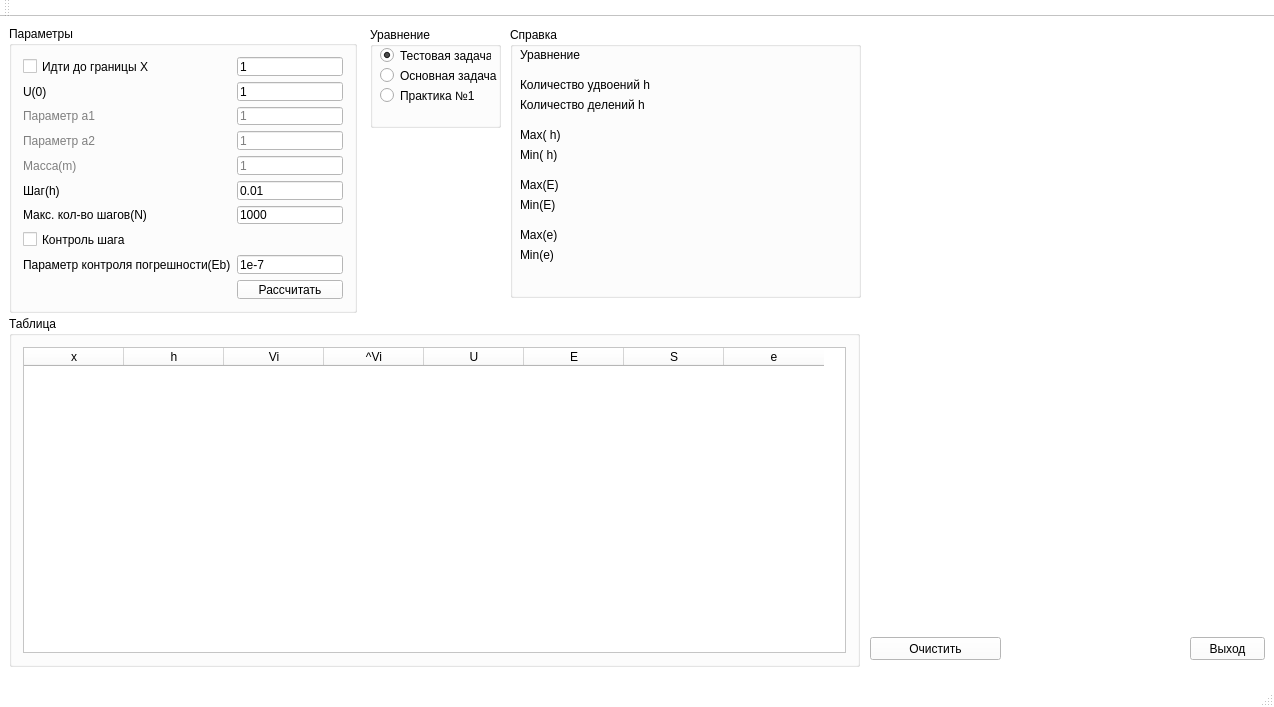
<?xml version="1.0" encoding="UTF-8"?>
<ui version="4.0">
 <class>MainWindow</class>
 <widget class="QMainWindow" name="MainWindow">
  <property name="geometry">
   <rect>
    <x>0</x>
    <y>0</y>
    <width>1274</width>
    <height>707</height>
   </rect>
  </property>
  <property name="palette">
   <palette>
    <active>
     <colorrole role="WindowText">
      <brush brushstyle="SolidPattern">
       <color alpha="255">
        <red>0</red>
        <green>0</green>
        <blue>0</blue>
       </color>
      </brush>
     </colorrole>
     <colorrole role="Button">
      <brush brushstyle="SolidPattern">
       <color alpha="255">
        <red>255</red>
        <green>255</green>
        <blue>255</blue>
       </color>
      </brush>
     </colorrole>
     <colorrole role="Light">
      <brush brushstyle="SolidPattern">
       <color alpha="255">
        <red>255</red>
        <green>255</green>
        <blue>255</blue>
       </color>
      </brush>
     </colorrole>
     <colorrole role="Midlight">
      <brush brushstyle="SolidPattern">
       <color alpha="255">
        <red>255</red>
        <green>255</green>
        <blue>255</blue>
       </color>
      </brush>
     </colorrole>
     <colorrole role="Dark">
      <brush brushstyle="SolidPattern">
       <color alpha="255">
        <red>127</red>
        <green>127</green>
        <blue>127</blue>
       </color>
      </brush>
     </colorrole>
     <colorrole role="Mid">
      <brush brushstyle="SolidPattern">
       <color alpha="255">
        <red>170</red>
        <green>170</green>
        <blue>170</blue>
       </color>
      </brush>
     </colorrole>
     <colorrole role="Text">
      <brush brushstyle="SolidPattern">
       <color alpha="255">
        <red>0</red>
        <green>0</green>
        <blue>0</blue>
       </color>
      </brush>
     </colorrole>
     <colorrole role="BrightText">
      <brush brushstyle="SolidPattern">
       <color alpha="255">
        <red>255</red>
        <green>255</green>
        <blue>255</blue>
       </color>
      </brush>
     </colorrole>
     <colorrole role="ButtonText">
      <brush brushstyle="SolidPattern">
       <color alpha="255">
        <red>0</red>
        <green>0</green>
        <blue>0</blue>
       </color>
      </brush>
     </colorrole>
     <colorrole role="Base">
      <brush brushstyle="SolidPattern">
       <color alpha="255">
        <red>255</red>
        <green>255</green>
        <blue>255</blue>
       </color>
      </brush>
     </colorrole>
     <colorrole role="Window">
      <brush brushstyle="SolidPattern">
       <color alpha="255">
        <red>255</red>
        <green>255</green>
        <blue>255</blue>
       </color>
      </brush>
     </colorrole>
     <colorrole role="Shadow">
      <brush brushstyle="SolidPattern">
       <color alpha="255">
        <red>0</red>
        <green>0</green>
        <blue>0</blue>
       </color>
      </brush>
     </colorrole>
     <colorrole role="AlternateBase">
      <brush brushstyle="SolidPattern">
       <color alpha="255">
        <red>255</red>
        <green>255</green>
        <blue>255</blue>
       </color>
      </brush>
     </colorrole>
     <colorrole role="ToolTipBase">
      <brush brushstyle="SolidPattern">
       <color alpha="255">
        <red>255</red>
        <green>255</green>
        <blue>220</blue>
       </color>
      </brush>
     </colorrole>
     <colorrole role="ToolTipText">
      <brush brushstyle="SolidPattern">
       <color alpha="255">
        <red>0</red>
        <green>0</green>
        <blue>0</blue>
       </color>
      </brush>
     </colorrole>
    </active>
    <inactive>
     <colorrole role="WindowText">
      <brush brushstyle="SolidPattern">
       <color alpha="255">
        <red>0</red>
        <green>0</green>
        <blue>0</blue>
       </color>
      </brush>
     </colorrole>
     <colorrole role="Button">
      <brush brushstyle="SolidPattern">
       <color alpha="255">
        <red>255</red>
        <green>255</green>
        <blue>255</blue>
       </color>
      </brush>
     </colorrole>
     <colorrole role="Light">
      <brush brushstyle="SolidPattern">
       <color alpha="255">
        <red>255</red>
        <green>255</green>
        <blue>255</blue>
       </color>
      </brush>
     </colorrole>
     <colorrole role="Midlight">
      <brush brushstyle="SolidPattern">
       <color alpha="255">
        <red>255</red>
        <green>255</green>
        <blue>255</blue>
       </color>
      </brush>
     </colorrole>
     <colorrole role="Dark">
      <brush brushstyle="SolidPattern">
       <color alpha="255">
        <red>127</red>
        <green>127</green>
        <blue>127</blue>
       </color>
      </brush>
     </colorrole>
     <colorrole role="Mid">
      <brush brushstyle="SolidPattern">
       <color alpha="255">
        <red>170</red>
        <green>170</green>
        <blue>170</blue>
       </color>
      </brush>
     </colorrole>
     <colorrole role="Text">
      <brush brushstyle="SolidPattern">
       <color alpha="255">
        <red>0</red>
        <green>0</green>
        <blue>0</blue>
       </color>
      </brush>
     </colorrole>
     <colorrole role="BrightText">
      <brush brushstyle="SolidPattern">
       <color alpha="255">
        <red>255</red>
        <green>255</green>
        <blue>255</blue>
       </color>
      </brush>
     </colorrole>
     <colorrole role="ButtonText">
      <brush brushstyle="SolidPattern">
       <color alpha="255">
        <red>0</red>
        <green>0</green>
        <blue>0</blue>
       </color>
      </brush>
     </colorrole>
     <colorrole role="Base">
      <brush brushstyle="SolidPattern">
       <color alpha="255">
        <red>255</red>
        <green>255</green>
        <blue>255</blue>
       </color>
      </brush>
     </colorrole>
     <colorrole role="Window">
      <brush brushstyle="SolidPattern">
       <color alpha="255">
        <red>255</red>
        <green>255</green>
        <blue>255</blue>
       </color>
      </brush>
     </colorrole>
     <colorrole role="Shadow">
      <brush brushstyle="SolidPattern">
       <color alpha="255">
        <red>0</red>
        <green>0</green>
        <blue>0</blue>
       </color>
      </brush>
     </colorrole>
     <colorrole role="AlternateBase">
      <brush brushstyle="SolidPattern">
       <color alpha="255">
        <red>255</red>
        <green>255</green>
        <blue>255</blue>
       </color>
      </brush>
     </colorrole>
     <colorrole role="ToolTipBase">
      <brush brushstyle="SolidPattern">
       <color alpha="255">
        <red>255</red>
        <green>255</green>
        <blue>220</blue>
       </color>
      </brush>
     </colorrole>
     <colorrole role="ToolTipText">
      <brush brushstyle="SolidPattern">
       <color alpha="255">
        <red>0</red>
        <green>0</green>
        <blue>0</blue>
       </color>
      </brush>
     </colorrole>
    </inactive>
    <disabled>
     <colorrole role="WindowText">
      <brush brushstyle="SolidPattern">
       <color alpha="255">
        <red>127</red>
        <green>127</green>
        <blue>127</blue>
       </color>
      </brush>
     </colorrole>
     <colorrole role="Button">
      <brush brushstyle="SolidPattern">
       <color alpha="255">
        <red>255</red>
        <green>255</green>
        <blue>255</blue>
       </color>
      </brush>
     </colorrole>
     <colorrole role="Light">
      <brush brushstyle="SolidPattern">
       <color alpha="255">
        <red>255</red>
        <green>255</green>
        <blue>255</blue>
       </color>
      </brush>
     </colorrole>
     <colorrole role="Midlight">
      <brush brushstyle="SolidPattern">
       <color alpha="255">
        <red>255</red>
        <green>255</green>
        <blue>255</blue>
       </color>
      </brush>
     </colorrole>
     <colorrole role="Dark">
      <brush brushstyle="SolidPattern">
       <color alpha="255">
        <red>127</red>
        <green>127</green>
        <blue>127</blue>
       </color>
      </brush>
     </colorrole>
     <colorrole role="Mid">
      <brush brushstyle="SolidPattern">
       <color alpha="255">
        <red>170</red>
        <green>170</green>
        <blue>170</blue>
       </color>
      </brush>
     </colorrole>
     <colorrole role="Text">
      <brush brushstyle="SolidPattern">
       <color alpha="255">
        <red>127</red>
        <green>127</green>
        <blue>127</blue>
       </color>
      </brush>
     </colorrole>
     <colorrole role="BrightText">
      <brush brushstyle="SolidPattern">
       <color alpha="255">
        <red>255</red>
        <green>255</green>
        <blue>255</blue>
       </color>
      </brush>
     </colorrole>
     <colorrole role="ButtonText">
      <brush brushstyle="SolidPattern">
       <color alpha="255">
        <red>127</red>
        <green>127</green>
        <blue>127</blue>
       </color>
      </brush>
     </colorrole>
     <colorrole role="Base">
      <brush brushstyle="SolidPattern">
       <color alpha="255">
        <red>255</red>
        <green>255</green>
        <blue>255</blue>
       </color>
      </brush>
     </colorrole>
     <colorrole role="Window">
      <brush brushstyle="SolidPattern">
       <color alpha="255">
        <red>255</red>
        <green>255</green>
        <blue>255</blue>
       </color>
      </brush>
     </colorrole>
     <colorrole role="Shadow">
      <brush brushstyle="SolidPattern">
       <color alpha="255">
        <red>0</red>
        <green>0</green>
        <blue>0</blue>
       </color>
      </brush>
     </colorrole>
     <colorrole role="AlternateBase">
      <brush brushstyle="SolidPattern">
       <color alpha="255">
        <red>255</red>
        <green>255</green>
        <blue>255</blue>
       </color>
      </brush>
     </colorrole>
     <colorrole role="ToolTipBase">
      <brush brushstyle="SolidPattern">
       <color alpha="255">
        <red>255</red>
        <green>255</green>
        <blue>220</blue>
       </color>
      </brush>
     </colorrole>
     <colorrole role="ToolTipText">
      <brush brushstyle="SolidPattern">
       <color alpha="255">
        <red>0</red>
        <green>0</green>
        <blue>0</blue>
       </color>
      </brush>
     </colorrole>
    </disabled>
   </palette>
  </property>
  <property name="windowTitle">
   <string>MainWindow</string>
  </property>
  <widget class="QWidget" name="centralWidget">
   <widget class="QGroupBox" name="groupBox">
    <property name="enabled">
     <bool>true</bool>
    </property>
    <property name="geometry">
     <rect>
      <x>9</x>
      <y>9</y>
      <width>348</width>
      <height>287</height>
     </rect>
    </property>
    <property name="title">
     <string>Параметры</string>
    </property>
    <layout class="QGridLayout" name="gridLayout">
     <item row="9" column="0">
      <widget class="QLabel" name="label_4">
       <property name="text">
        <string>Макс. кол-во шагов(N)</string>
       </property>
      </widget>
     </item>
     <item row="12" column="0">
      <widget class="QLabel" name="label_9">
       <property name="text">
        <string>Параметр контроля погрешности(Eb)</string>
       </property>
      </widget>
     </item>
     <item row="4" column="0">
      <widget class="QLabel" name="label_7">
       <property name="enabled">
        <bool>false</bool>
       </property>
       <property name="text">
        <string>Параметр a1</string>
       </property>
      </widget>
     </item>
     <item row="13" column="2">
      <widget class="QPushButton" name="pushButton_Enter">
       <property name="enabled">
        <bool>true</bool>
       </property>
       <property name="text">
        <string>Рассчитать</string>
       </property>
      </widget>
     </item>
     <item row="8" column="2">
      <widget class="QLineEdit" name="lineEdit_h">
       <property name="text">
        <string>0.01</string>
       </property>
      </widget>
     </item>
     <item row="7" column="2">
      <widget class="QLineEdit" name="lineEdit_m">
       <property name="enabled">
        <bool>false</bool>
       </property>
       <property name="autoFillBackground">
        <bool>false</bool>
       </property>
       <property name="text">
        <string>1</string>
       </property>
      </widget>
     </item>
     <item row="2" column="2">
      <widget class="QLineEdit" name="lineEdit_U">
       <property name="autoFillBackground">
        <bool>false</bool>
       </property>
       <property name="text">
        <string>1</string>
       </property>
      </widget>
     </item>
     <item row="12" column="2">
      <widget class="QLineEdit" name="lineEdit_Eb">
       <property name="text">
        <string>1e-7</string>
       </property>
      </widget>
     </item>
     <item row="1" column="2">
      <widget class="QLineEdit" name="lineEdit_X">
       <property name="text">
        <string>1</string>
       </property>
      </widget>
     </item>
     <item row="2" column="0">
      <widget class="QLabel" name="label_3">
       <property name="text">
        <string>U(0)</string>
       </property>
      </widget>
     </item>
     <item row="1" column="0">
      <widget class="QCheckBox" name="checkBox">
       <property name="text">
        <string>Идти до границы X</string>
       </property>
      </widget>
     </item>
     <item row="11" column="0">
      <widget class="QCheckBox" name="checkBox_ContolH">
       <property name="text">
        <string>Контроль шага</string>
       </property>
      </widget>
     </item>
     <item row="7" column="0">
      <widget class="QLabel" name="label_5">
       <property name="enabled">
        <bool>false</bool>
       </property>
       <property name="text">
        <string>Масса(m)</string>
       </property>
      </widget>
     </item>
     <item row="5" column="2">
      <widget class="QLineEdit" name="lineEdit_a2">
       <property name="enabled">
        <bool>false</bool>
       </property>
       <property name="text">
        <string>1</string>
       </property>
      </widget>
     </item>
     <item row="9" column="2">
      <widget class="QLineEdit" name="lineEdit_N">
       <property name="text">
        <string>1000</string>
       </property>
      </widget>
     </item>
     <item row="8" column="0">
      <widget class="QLabel" name="label_2">
       <property name="text">
        <string>Шаг(h)</string>
       </property>
      </widget>
     </item>
     <item row="4" column="2">
      <widget class="QLineEdit" name="lineEdit_a1">
       <property name="enabled">
        <bool>false</bool>
       </property>
       <property name="text">
        <string>1</string>
       </property>
      </widget>
     </item>
     <item row="5" column="0">
      <widget class="QLabel" name="label_6">
       <property name="enabled">
        <bool>false</bool>
       </property>
       <property name="text">
        <string>Параметр a2</string>
       </property>
      </widget>
     </item>
    </layout>
   </widget>
   <widget class="QPushButton" name="pushButton">
    <property name="geometry">
     <rect>
      <x>1190</x>
      <y>620</y>
      <width>75</width>
      <height>23</height>
     </rect>
    </property>
    <property name="text">
     <string>Выход</string>
    </property>
   </widget>
   <widget class="QGroupBox" name="groupBox_2">
    <property name="geometry">
     <rect>
      <x>9</x>
      <y>299</y>
      <width>851</width>
      <height>351</height>
     </rect>
    </property>
    <property name="title">
     <string>Таблица</string>
    </property>
    <layout class="QGridLayout" name="gridLayout_2">
     <item row="0" column="0">
      <widget class="QTableWidget" name="tableWidget">
       <property name="autoScroll">
        <bool>true</bool>
       </property>
       <column>
        <property name="text">
         <string>x</string>
        </property>
       </column>
       <column>
        <property name="text">
         <string>h</string>
        </property>
       </column>
       <column>
        <property name="text">
         <string>Vi</string>
        </property>
       </column>
       <column>
        <property name="text">
         <string>^Vi</string>
        </property>
       </column>
       <column>
        <property name="text">
         <string>U</string>
        </property>
       </column>
       <column>
        <property name="text">
         <string>E</string>
        </property>
       </column>
       <column>
        <property name="text">
         <string>S</string>
        </property>
       </column>
       <column>
        <property name="text">
         <string>e</string>
        </property>
       </column>
      </widget>
     </item>
    </layout>
   </widget>
   <widget class="QCustomPlot" name="graph" native="true">
    <property name="geometry">
     <rect>
      <x>890</x>
      <y>10</y>
      <width>371</width>
      <height>601</height>
     </rect>
    </property>
   </widget>
   <widget class="QGroupBox" name="groupBox_3">
    <property name="geometry">
     <rect>
      <x>510</x>
      <y>10</y>
      <width>351</width>
      <height>271</height>
     </rect>
    </property>
    <property name="title">
     <string>Справка</string>
    </property>
    <widget class="QLabel" name="label_Doub">
     <property name="geometry">
      <rect>
       <x>10</x>
       <y>50</y>
       <width>221</width>
       <height>16</height>
      </rect>
     </property>
     <property name="text">
      <string>Количество удвоений h</string>
     </property>
    </widget>
    <widget class="QLabel" name="label_Div">
     <property name="geometry">
      <rect>
       <x>10</x>
       <y>70</y>
       <width>231</width>
       <height>16</height>
      </rect>
     </property>
     <property name="text">
      <string>Количество делений h</string>
     </property>
    </widget>
    <widget class="QLabel" name="label_maxH">
     <property name="geometry">
      <rect>
       <x>10</x>
       <y>100</y>
       <width>341</width>
       <height>16</height>
      </rect>
     </property>
     <property name="text">
      <string>Max( h)</string>
     </property>
    </widget>
    <widget class="QLabel" name="label_minH">
     <property name="geometry">
      <rect>
       <x>10</x>
       <y>120</y>
       <width>321</width>
       <height>16</height>
      </rect>
     </property>
     <property name="text">
      <string>Min( h)</string>
     </property>
    </widget>
    <widget class="QLabel" name="label_maxE">
     <property name="geometry">
      <rect>
       <x>10</x>
       <y>150</y>
       <width>371</width>
       <height>16</height>
      </rect>
     </property>
     <property name="text">
      <string>Max(E)</string>
     </property>
    </widget>
    <widget class="QLabel" name="label_minE">
     <property name="geometry">
      <rect>
       <x>10</x>
       <y>170</y>
       <width>371</width>
       <height>16</height>
      </rect>
     </property>
     <property name="text">
      <string>Min(E)</string>
     </property>
    </widget>
    <widget class="QLabel" name="label_max_e">
     <property name="geometry">
      <rect>
       <x>10</x>
       <y>200</y>
       <width>381</width>
       <height>16</height>
      </rect>
     </property>
     <property name="text">
      <string>Max(e)</string>
     </property>
    </widget>
    <widget class="QLabel" name="label_min_e">
     <property name="enabled">
      <bool>true</bool>
     </property>
     <property name="geometry">
      <rect>
       <x>10</x>
       <y>220</y>
       <width>371</width>
       <height>16</height>
      </rect>
     </property>
     <property name="text">
      <string>Min(e)</string>
     </property>
    </widget>
    <widget class="QLabel" name="label_Dif">
     <property name="geometry">
      <rect>
       <x>10</x>
       <y>20</y>
       <width>371</width>
       <height>16</height>
      </rect>
     </property>
     <property name="text">
      <string>Уравнение</string>
     </property>
    </widget>
   </widget>
   <widget class="QPushButton" name="pushButton_Clear">
    <property name="geometry">
     <rect>
      <x>870</x>
      <y>620</y>
      <width>131</width>
      <height>23</height>
     </rect>
    </property>
    <property name="text">
     <string>Очистить</string>
    </property>
   </widget>
   <widget class="QGroupBox" name="groupBox_4">
    <property name="geometry">
     <rect>
      <x>370</x>
      <y>10</y>
      <width>131</width>
      <height>101</height>
     </rect>
    </property>
    <property name="title">
     <string>Уравнение</string>
    </property>
    <widget class="QRadioButton" name="radioButton_Test">
     <property name="geometry">
      <rect>
       <x>10</x>
       <y>20</y>
       <width>111</width>
       <height>17</height>
      </rect>
     </property>
     <property name="tabletTracking">
      <bool>false</bool>
     </property>
     <property name="text">
      <string>Тестовая задача</string>
     </property>
     <property name="checked">
      <bool>true</bool>
     </property>
    </widget>
    <widget class="QRadioButton" name="radioButton_Imp">
     <property name="geometry">
      <rect>
       <x>10</x>
       <y>40</y>
       <width>131</width>
       <height>17</height>
      </rect>
     </property>
     <property name="text">
      <string>Основная задача</string>
     </property>
    </widget>
    <widget class="QRadioButton" name="radioButton">
     <property name="geometry">
      <rect>
       <x>10</x>
       <y>60</y>
       <width>101</width>
       <height>17</height>
      </rect>
     </property>
     <property name="text">
      <string>Практика №1</string>
     </property>
    </widget>
   </widget>
  </widget>
  <widget class="QMenuBar" name="menuBar">
   <property name="geometry">
    <rect>
     <x>0</x>
     <y>0</y>
     <width>1274</width>
     <height>21</height>
    </rect>
   </property>
  </widget>
  <widget class="QToolBar" name="mainToolBar">
   <attribute name="toolBarArea">
    <enum>TopToolBarArea</enum>
   </attribute>
   <attribute name="toolBarBreak">
    <bool>false</bool>
   </attribute>
  </widget>
  <widget class="QStatusBar" name="statusBar"/>
 </widget>
 <layoutdefault spacing="6" margin="11"/>
 <customwidgets>
  <customwidget>
   <class>QCustomPlot</class>
   <extends>QWidget</extends>
   <header location="global">qcustomplot.h</header>
   <container>1</container>
  </customwidget>
 </customwidgets>
 <tabstops>
  <tabstop>lineEdit_U</tabstop>
  <tabstop>lineEdit_a1</tabstop>
  <tabstop>lineEdit_a2</tabstop>
  <tabstop>lineEdit_m</tabstop>
  <tabstop>lineEdit_h</tabstop>
  <tabstop>lineEdit_N</tabstop>
  <tabstop>lineEdit_Eb</tabstop>
  <tabstop>pushButton_Enter</tabstop>
  <tabstop>tableWidget</tabstop>
  <tabstop>pushButton</tabstop>
 </tabstops>
 <resources/>
 <connections>
  <connection>
   <sender>pushButton</sender>
   <signal>clicked()</signal>
   <receiver>MainWindow</receiver>
   <slot>close()</slot>
   <hints>
    <hint type="sourcelabel">
     <x>722</x>
     <y>305</y>
    </hint>
    <hint type="destinationlabel">
     <x>539</x>
     <y>251</y>
    </hint>
   </hints>
  </connection>
 </connections>
</ui>
